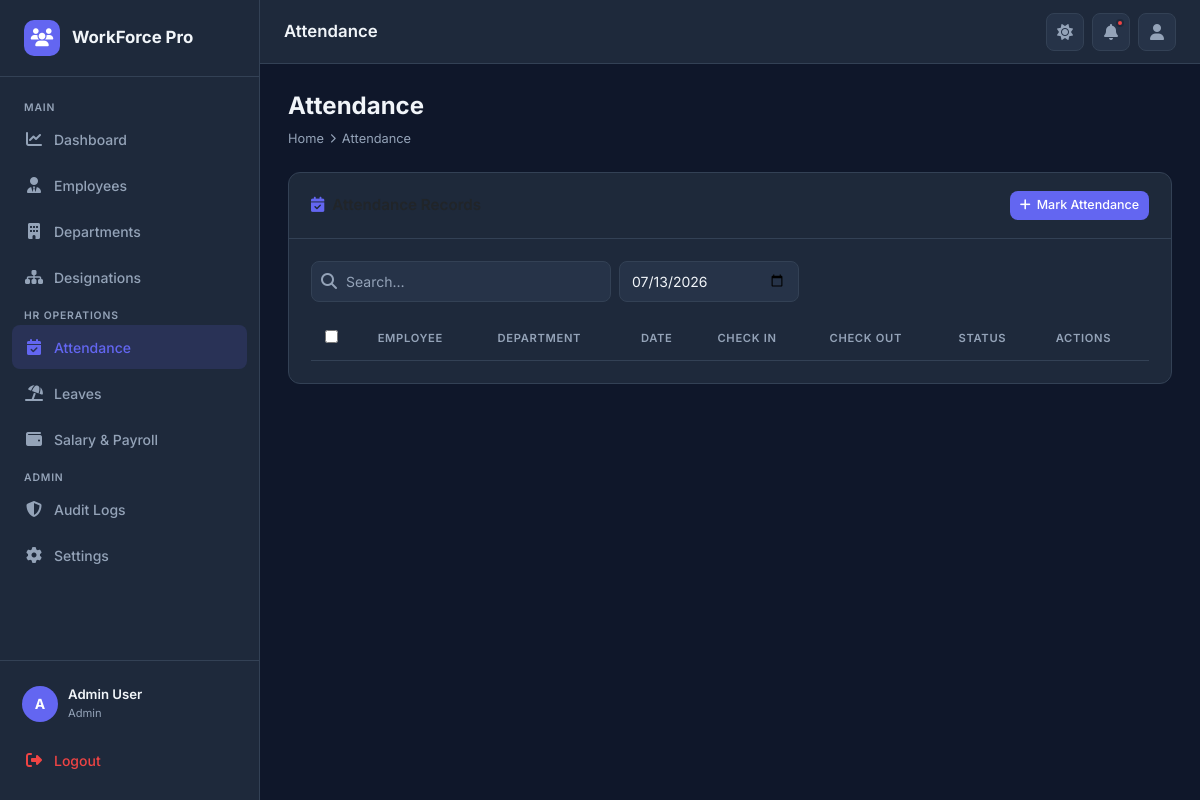
The page /index.php?page=attendance (signed in) on the database its author committed.
### tables this page shows
CREATE TABLE users (
    id INT UNSIGNED AUTO_INCREMENT PRIMARY KEY,
    name VARCHAR(120) NOT NULL,
    email VARCHAR(160) NOT NULL UNIQUE,
    password VARCHAR(255) NOT NULL,
    role ENUM('admin','hr','manager') NOT NULL DEFAULT 'hr',
    avatar VARCHAR(255) NULL,
    phone VARCHAR(30) NULL,
    bio TEXT NULL,
    is_active TINYINT(1) NOT NULL DEFAULT 1,
    last_login DATETIME NULL,
    created_at TIMESTAMP NOT NULL DEFAULT CURRENT_TIMESTAMP,
    updated_at TIMESTAMP NOT NULL DEFAULT CURRENT_TIMESTAMP ON UPDATE CURRENT_TIMESTAMP,
    INDEX idx_users_role (role),
    INDEX idx_users_active (is_active)
);

### index.php (called while the page is built, shortened)
<?php
require_once __DIR__ . '/includes/bootstrap.php';
$page    = preg_replace('/[^a-z\-]/', '', $_GET['page'] ?? 'dashboard');
$titles = [
  'dashboard'   => 'Dashboard',
  'employees'   => 'Employees',
  'departments' => 'Departments',
  'designations'=> 'Designations',
  'salary'      => 'Salary & Payroll',
  'attendance'  => 'Attendance',
  'leaves'      => 'Leave Requests',
  'profile'     => 'My Profile',
  'settings'    => 'Settings',
  'audit-logs'  => 'Audit Logs',
];
$pageTitle = $titles[$page] ?? 'Page';
$user      = currentUser();
$notifModel= new Notification();
$unread    = $notifModel->unreadCount((int) $_SESSION['user_id']);
require __DIR__ . '/views/layout.php';

### models/BaseModel.php (called while the page is built, shortened)
<?php
abstract class BaseModel
{
    protected PDO    $db;
    protected string $table       = '';
    protected string $primaryKey  = 'id';
    public function __construct()
    {
        $this->db = Database::getConnection();
    }
    protected function fetchOne(string $sql, array $params = []): ?array
    {
        $stmt = $this->db->prepare($sql);
        $stmt->execute($params);
        $row = $stmt->fetch();
        return $row ?: null;
    }
    public function findById(int $id): ?array
    {
        return $this->fetchOne(
            "SELECT * FROM {$this->table} WHERE {$this->primaryKey} = :id LIMIT 1",
            ['id' => $id]
        );
    }
}

### config/database.php (called while the page is built, shortened)
<?php
class Database
{
    private static ?PDO $connection = null;
    private static function env(string $key, string $default = ''): string
    {
        $v = getenv($key);
        return $v !== false ? $v : $default;
    }
    public static function getConnection(): PDO
    {
        if (self::$connection === null) {
            $host    = self::env('DB_HOST', '127.0.0.1');
            $port    = self::env('DB_PORT', '3306');
            $name    = self::env('DB_NAME', 'workforcepro');
            $user    = self::env('DB_USER', 'root');
            $pass    = self::env('DB_PASS', '');
            $charset = 'utf8mb4';
            $dsn = "mysql:host={$host};port={$port};dbname={$name};charset={$charset}";
            self::$connection = new PDO($dsn, $user, $pass, [
                PDO::ATTR_ERRMODE            => PDO::ERRMODE_EXCEPTION,
                PDO::ATTR_DEFAULT_FETCH_MODE => PDO::FETCH_ASSOC,
                PDO::ATTR_EMULATE_PREPARES   => false,
            ]);
        }
        return self::$connection;
    }
}

### includes/bootstrap.php (called while the page is built, shortened)
<?php
$base = dirname(__DIR__);
require_once $base . '/config/database.php';
require_once $base . '/models/BaseModel.php';
require_once $base . '/models/Attendance.php';
require_once $base . '/models/Notification.php';
function e(mixed $v): string {
    return htmlspecialchars((string) $v, ENT_QUOTES | ENT_SUBSTITUTE, 'UTF-8');
}
function isAuthenticated(): bool {
    return isset($_SESSION['user_id']) && !empty($_SESSION['user_id']);
}
function currentUser(): ?array {
    static $user = null;
    if ($user === null) {
        $model = new User();
        $user  = $model->findById((int) $_SESSION['user_id']);
    }
    return $user;
}

### models/Notification.php (called while the page is built, shortened)
<?php
class Notification extends BaseModel
{
    public function unreadCount(int $userId): int
    {
        $row = $this->fetchOne(
            'SELECT COUNT(*) AS total FROM notifications WHERE user_id = :uid AND read_at IS NULL',
            ['uid' => $userId]
        );
        return (int) ($row['total'] ?? 0);
    }
}

### views/layout.php (the view, shortened to what this page needs)
<!DOCTYPE html>
<html lang="en" data-theme="dark">
<head>
<link rel="stylesheet" href="https://cdn.jsdelivr.net/npm/bootstrap@5.3.2/dist/css/bootstrap.min.css">
<link rel="stylesheet" href="https://cdnjs.cloudflare.com/ajax/libs/font-awesome/6.5.0/css/all.min.css">
<link rel="stylesheet" href="https://cdn.datatables.net/1.13.7/css/dataTables.bootstrap5.min.css">
<link rel="stylesheet" href="/assets/css/app.css">
</head>
<body>
<aside class="sidebar" id="sidebar">
  <div class="sidebar-brand">
    <div class="logo-icon"><i class="fa-solid fa-users"></i></div>
    <span class="brand-name">WorkForce Pro</span>
  </div>
  <nav class="sidebar-nav">
    <span class="nav-section-label">Main</span>
    <?php
    $nav = [
      ['page'=>'dashboard',   'icon'=>'fa-chart-line',      'label'=>'Dashboard'],
      ['page'=>'employees',   'icon'=>'fa-user-tie',         'label'=>'Employees'],
      ['page'=>'departments', 'icon'=>'fa-building',         'label'=>'Departments'],
      ['page'=>'designations','icon'=>'fa-sitemap',          'label'=>'Designations'],
    ];
    foreach ($nav as $n):
      $cls = $page === $n['page'] ? 'active' : '';
    ?>
    <a class="nav-link <?= $cls ?>" href="/index.php?page=<?= $n['page'] ?>">
      <span class="nav-icon"><i class="fa-solid <?= $n['icon'] ?>"></i></span><?= $n['label'] ?>
    </a>
    <?php endforeach; ?>
    <span class="nav-section-label" style="margin-top:12px">HR Operations</span>
    <?php
    $nav2 = [
      ['page'=>'attendance','icon'=>'fa-calendar-check','label'=>'Attendance'],
      ['page'=>'leaves',    'icon'=>'fa-umbrella-beach','label'=>'Leaves'],
      ['page'=>'salary',    'icon'=>'fa-wallet',         'label'=>'Salary & Payroll'],
    ];
    foreach ($nav2 as $n):
      $cls = $page === $n['page'] ? 'active' : '';
    ?>
    <a class="nav-link <?= $cls ?>" href="/index.php?page=<?= $n['page'] ?>">
      <span class="nav-icon"><i class="fa-solid <?= $n['icon'] ?>"></i></span><?= $n['label'] ?>
    </a>
    <?php endforeach; ?>
    <span class="nav-section-label" style="margin-top:12px">Admin</span>
    <?php
    $nav3 = [
      ['page'=>'audit-logs','icon'=>'fa-shield-halved','label'=>'Audit Logs'],
      ['page'=>'settings',  'icon'=>'fa-gear',          'label'=>'Settings'],
    ];
    foreach ($nav3 as $n):
      $cls = $page === $n['page'] ? 'active' : '';
    ?>
    <a class="nav-link <?= $cls ?>" href="/index.php?page=<?= $n['page'] ?>">
      <span class="nav-icon"><i class="fa-solid <?= $n['icon'] ?>"></i></span><?= $n['label'] ?>
    </a>
    <?php endforeach; ?>
  </nav>
  <div class="sidebar-footer">
    <a href="/index.php?page=profile" class="user-badge text-decoration-none">
      <div class="user-avatar">
        <?php if (!empty($user['avatar'])): ?>
          <img src="/uploads/<?= e($user['avatar']) ?>" alt="avatar">
        <?php else: ?>
          <?= strtoupper(substr($user['name'] ?? 'A', 0, 1)) ?>
        <?php endif; ?>
      </div>
      <div class="user-info">
        <div class="user-name"><?= e($user['name'] ?? '') ?></div>
        <div class="user-role"><?= e($user['role'] ?? '') ?></div>
      </div>
    </a>
    <a href="/logout.php" class="nav-link text-danger mt-2" style="color:var(--danger)">
      <span class="nav-icon"><i class="fa-solid fa-right-from-bracket"></i></span>Logout
    </a>
  </div>
</aside>
<header class="topbar">
  <span class="page-title"><?= e($pageTitle) ?></span>
  <div class="topbar-actions">
    <button class="icon-btn" data-action="toggle-theme" title="Toggle theme">
      <i class="fa-solid fa-sun theme-icon"></i>
    </button>
    <div class="dropdown">
      <button class="icon-btn" data-bs-toggle="dropdown" aria-expanded="false" id="notifBtn">
        <i class="fa-solid fa-bell"></i>
        <?php if ($unread > 0): ?>
          <span class="badge-dot"></span>
        <?php endif; ?>
      </button>
    </div>
    <div class="dropdown">
      <button class="icon-btn" data-bs-toggle="dropdown">
        <i class="fa-solid fa-user"></i>
      </button>
    </div>
  </div>
</header>
<main class="main-content">
  <div class="page-body fade-in">
    <?php
      $pageFile = __DIR__ . "/pages/{$page}.php";
      if (file_exists($pageFile)) require $pageFile;
      else echo '<h2>Page not found</h2>';
    ?>
  </div>
</main>
</body>
</html>

### assets/css/app.css (style rules this page uses)
:root { --bg: #0f172a; --surface: #1e293b; --surface2: #263348; --border: #334155; --text: #f1f5f9; --muted: #94a3b8; --primary: #6366f1; --primary-h: #4f46e5; --success: #22c55e; --warning: #f59e0b; --danger: #ef4444; --info: #38bdf8; --sidebar-w: 260px; --topbar-h: 64px; --radius: 12px; --shadow: 0 4px 24px rgba(0,0,0,.35); }
*, *::before, *::after { box-sizing: border-box; margin: 0; padding: 0; }
html { scroll-behavior: smooth; }
body { font-family: 'Inter', sans-serif; background: var(--bg); color: var(--text); min-height: 100vh; transition: background .3s, color .3s; }
.sidebar { width: var(--sidebar-w); height: 100vh; position: fixed; top: 0; left: 0; background: var(--surface); border-right: 1px solid var(--border); display: flex; flex-direction: column; z-index: 100; transition: transform .3s; }
.sidebar-brand { padding: 20px 24px; display: flex; align-items: center; gap: 12px; border-bottom: 1px solid var(--border); }
.sidebar-brand .logo-icon { width: 36px; height: 36px; background: var(--primary); border-radius: 10px; display: grid; place-items: center; font-size: 18px; color: #fff; }
.sidebar-brand .brand-name { font-weight: 700; font-size: 1.05rem; color: var(--text); }
.sidebar-nav { flex: 1; padding: 16px 12px; overflow-y: auto; }
.nav-section-label { font-size: 0.65rem; font-weight: 600; text-transform: uppercase; letter-spacing: .08em; color: var(--muted); padding: 12px 12px 6px; }
.nav-link { display: flex; align-items: center; gap: 10px; padding: 10px 12px; border-radius: 8px; color: var(--muted); font-size: .875rem; font-weight: 500; text-decoration: none; cursor: pointer; transition: all .2s; margin-bottom: 2px; border: none; background: none; width: 100%; }
.nav-link.active { background: rgba(99,102,241,.15); color: var(--primary); }
.nav-link .nav-icon { width: 20px; text-align: center; font-size: 1rem; }
.sidebar-footer { padding: 16px 12px; border-top: 1px solid var(--border); }
.user-badge { display: flex; align-items: center; gap: 10px; padding: 8px 10px; border-radius: 8px; cursor: pointer; transition: background .2s; }
.user-avatar { width: 36px; height: 36px; border-radius: 50%; background: var(--primary); display: grid; place-items: center; font-weight: 700; font-size: .875rem; color:#fff; overflow:hidden; flex-shrink:0; }
.user-info .user-name { font-size: .825rem; font-weight: 600; color: var(--text); }
.user-info .user-role { font-size: .7rem; color: var(--muted); text-transform:capitalize; }
.topbar { height: var(--topbar-h); position: fixed; top: 0; left: var(--sidebar-w); right: 0; background: var(--surface); border-bottom: 1px solid var(--border); display: flex; align-items: center; padding: 0 24px; gap: 12px; z-index: 99; }
.topbar .page-title { font-size: 1.05rem; font-weight: 600; flex: 1; }
.topbar-actions { display: flex; align-items: center; gap: 8px; }
.icon-btn { width:38px; height:38px; border-radius:8px; background:var(--surface2); border:1px solid var(--border); color:var(--muted); display:grid; place-items:center; cursor:pointer; transition:all .2s; position:relative; }
.badge-dot { position:absolute; top:5px; right:5px; width:8px; height:8px; border-radius:50%; background:var(--danger); border:2px solid var(--surface); }
.main-content { margin-left: var(--sidebar-w); padding-top: var(--topbar-h); min-height: 100vh; }
.page-body { padding: 28px 28px; }
.fade-in { animation:fadeIn .4s ease; }
.text-danger { color:var(--danger) !important; }

### rows shown on the page
users: name "A", name "Admin User", role "Admin"

### other values the page prints
$n['label'] "Dashboard"
$n['label'] "Employees"
$n['label'] "Departments"
$n['label'] "Designations"
$n['label'] "Attendance"
$n['label'] "Leaves"
$n['label'] "Salary & Payroll"
$n['label'] "Audit Logs"
$n['label'] "Settings"
$pageTitle "Attendance"
